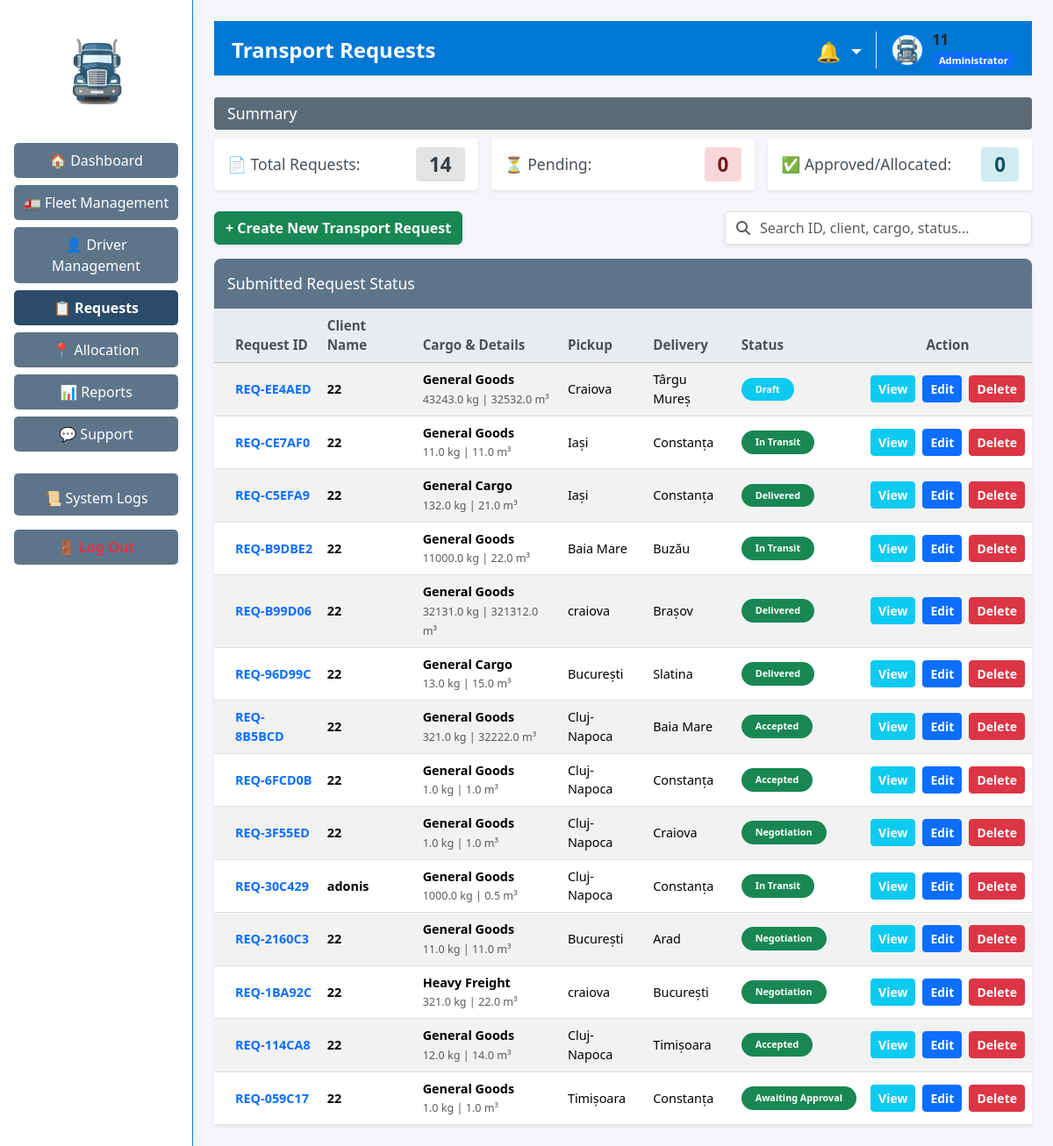
Screenshot of /requests (signed in) with the database file from the repository.
### tables this page shows
CREATE TABLE "users" (
                    id INTEGER PRIMARY KEY AUTOINCREMENT,
                    username TEXT UNIQUE NOT NULL,
                    password_hash TEXT NOT NULL,
                    role TEXT NOT NULL,
                    first_name TEXT,
                    last_name TEXT,
                    email TEXT UNIQUE,
                    phone_number TEXT,
                    date_of_birth TEXT,
                    address TEXT,
                    profile_picture TEXT,
                    failed_attempts INTEGER DEFAULT 0,
                    lockout_until TEXT
                );

CREATE TABLE "transport_requests" (
                    id TEXT PRIMARY KEY,
                    client TEXT NOT NULL,
                    cargo_type TEXT NOT NULL,
                    description TEXT NOT NULL,
                    weight REAL NOT NULL,
                    volume REAL NOT NULL,
                    pickup TEXT NOT NULL,
                    delivery TEXT NOT NULL,
                    preferred_date TEXT NOT NULL,
                    status TEXT NOT NULL,
                    vehicle_id TEXT, 
                    driver_id TEXT, 
                    vehicle_type TEXT, 
                    estimated_price REAL,
                    price_offer REAL, 
                    current_lat REAL, 
                    current_lng REAL,
                    last_modified_by TEXT DEFAULT 'System',
                    last_modified_at DATETIME DEFAULT NULL,
                    saved_route TEXT
                , allocated_by TEXT DEFAULT 'System');

### app/routes/request_routes.py (the view)
@request_bp.route('/requests', methods=['GET'])
def request_management() -> str:
    if 'user_id' not in session:
        flash("Please log in.", "danger")
        return redirect(url_for('auth.login'))
    view_data = req_logic.load_request_data()
    role = session.get('role', 'Staff')
    all_users = UserModel().get_all_users()
    customers = [u for u in all_users if u['role'] == 'Customer']
    return render_template('admin/requests.html', data=view_data, role=role, customers=customers)

### app/controllers/request_controller.py (called while the page is built)
    def load_request_data(self) -> Dict[str, Any]:
        req_data: Dict[str, Any] = {}
        try:
            req_data["summary"] = self.model.get_request_summary()
            reqs = self.model.get_all_requests()
            for r in reqs:
                r["messages"] = self.model.get_negotiation_messages(r["id"])
            req_data["requests"] = reqs
            return req_data
        except Exception as logic_error:
            logging.error(f"Error processing request data: {logic_error}")
            return {"summary": {"total": 0, "pending": 0, "approved": 0}, "requests": []}

### app/models/notification_model.py (called while the page is built)
    def get_unread_notifications(self, target1: str, target2: str = '') -> List[Dict[str, Any]]:
        try:
            with sqlite3.connect(DB_PATH) as conn:
                conn.row_factory = sqlite3.Row
                cursor = conn.execute(
                    "SELECT * FROM notifications WHERE target_role IN (?, ?, 'All') AND is_read = 0 ORDER BY timestamp DESC",
                    (str(target1).strip(), str(target2).strip())
                )
                return [dict(row) for row in cursor.fetchall()]
        except sqlite3.Error as e:
            logging.error(f"Error fetching notifications: {e}")
            return []

### app/models/request_model.py (called while the page is built)
    def get_all_requests(self) -> List[Dict[str, Any]]:
        requests_list: List[Dict[str, Any]] = []
        try:
            with sqlite3.connect(DB_PATH) as connection:
                connection.row_factory = sqlite3.Row
                db_cursor = connection.cursor()
                db_cursor.execute("SELECT * FROM transport_requests ORDER BY id DESC")
                rows = db_cursor.fetchall()
                for row in rows:
                    requests_list.append(dict(row))
                return requests_list
        except sqlite3.Error as db_error:
            logging.error(f"Error retrieving request list: {db_error}")
            return requests_list

    def get_negotiation_messages(self, r_id: str) -> List[Dict[str, Any]]:
        messages = []
        try:
            with sqlite3.connect(DB_PATH) as connection:
                connection.row_factory = sqlite3.Row
                rows = connection.execute("SELECT * FROM negotiation_chat WHERE request_id = ? ORDER BY timestamp ASC", (r_id,)).fetchall()
                for row in rows:
                    messages.append(dict(row))
                return messages
        except sqlite3.Error:
            return messages

### app/templates/admin/requests.html (shortened to what this page needs)
{% extends "layouts/admin_layout.html" %}
{% block page_header %}Transport Requests{% endblock %}
{% block content %}
<div class="section-header">Summary</div>
<div class="card-row mb-4">
    <div class="summary-card shadow-sm border-0" style="border-left: 4px solid #6c757d;">
        <span>📄 Total Requests:</span>
        <span class="badge-count bg-grey">{{ data.summary.total }}</span>
    </div>
    <div class="summary-card shadow-sm border-0" style="border-left: 4px solid #f66d9b;">
        <span>⏳ Pending:</span>
        <span class="badge-count bg-pink">{{ data.summary.pending }}</span>
    </div>
    <div class="summary-card shadow-sm border-0" style="border-left: 4px solid #17a2b8;">
        <span>✅ Approved/Allocated:</span>
        <span class="badge-count bg-teal">{{ data.summary.approved }}</span>
    </div>
</div>
<div class="d-flex justify-content-between align-items-center mb-3">
    <div>
        <button type="button" class="btn btn-success fw-bold custom-rounded shadow-sm" data-bs-toggle="modal" data-bs-target="#addRequestModal">
            + Create New Transport Request
        </button>
    </div>
    <div class="input-group shadow-sm custom-rounded" style="max-width: 350px;">
        <span class="input-group-text bg-white border-end-0"><i class="fa-solid fa-search text-muted"></i></span>
        <input type="text" id="tableSearchInput" class="form-control border-start-0 ps-0" placeholder="Search ID, client, cargo, status...">
    </div>
</div>
<div class="table-container shadow-sm border-0">
    <div class="section-header text-white" style="margin-bottom: 0; border-radius: 8px 8px 0 0; background-color: #5d758b; padding: 15px;">Submitted Request Status</div>
    <table class="table table-striped table-hover custom-table mb-0 align-middle">
        <thead class="table-light">
            <tr>
                <th class="ps-4">Request ID</th>
                <th>Client Name</th>
                <th>Cargo & Details</th>
                <th>Pickup</th>
                <th>Delivery</th>
                <th>Status</th>
                <th class="text-center">Action</th>
            </tr>
        </thead>
        <tbody>
            {% if data.requests|length == 0 %}
            <tr><td colspan="7" class="text-center py-5 text-muted">No transport requests found.</td></tr>
            {% else %}
                {% for req in data.requests %}
                <tr class="searchable-row">
                    <td class="ps-4 fw-bold text-primary">{{ req.id }}</td>
                    <td class="fw-bold">{{ req.client }}</td>
                    <td>
                        <strong>{{ req.cargo_type }}</strong><br>
                        <small class="text-muted">
                            {{ req.weight }} kg | {{ req.volume }} m³
                        </small>
                    </td>
                    <td>{{ req.pickup }}</td>
                    <td>{{ req.delivery }}</td>
                    <td><span class="badge bg-{{ 'warning text-dark' if req.status == 'Pending' else ('info' if req.status == 'Draft' else 'success') }} px-3 py-2 rounded-pill">{{ req.status }}</span></td>
                    <td class="align-middle">
                        <div class="d-flex justify-content-center gap-2">
                            <button type="button" class="btn btn-info btn-sm text-white fw-bold custom-rounded" data-bs-toggle="modal" data-bs-target="#viewModal{{ req.id }}">View</button>
                            <button type="button" class="btn btn-primary btn-sm fw-bold custom-rounded" data-bs-toggle="modal" data-bs-target="#editModal{{ req.id }}">Edit</button>
                            <form method="POST" action="{{ url_for('request_routes.delete_request', req_id=req.id) }}" style="margin:0;">
                                <button type="submit" class="btn btn-danger btn-sm fw-bold custom-rounded" onclick="return confirm('Delete this request?');">Delete</button>
                            </form>
                        </div>
                    </td>
                </tr>
                {% endfor %}
                {% endif %}
        </tbody>
    </table>
</div>
{% endblock %}

### app/templates/layouts/admin_layout.html (shortened to what this page needs)
<!DOCTYPE html>
<html lang="en">
<head>
    <link href="https://cdn.jsdelivr.net/npm/bootstrap@5.3.8/dist/css/bootstrap.min.css" rel="stylesheet">
    <link rel="stylesheet" href="https://cdnjs.cloudflare.com/ajax/libs/font-awesome/6.4.0/css/all.min.css">
    <link rel="stylesheet" href="{{ url_for('static', filename='css/style.css') }}">
</head>
<body class="bg-light">
<div class="dashboard-wrapper">
    <div class="sidebar" style="background-color: #ffffff; border-right: 1px solid #0285e9; box-shadow: 2px 0 10px rgba(0,0,0,0.05);">
        <div class="text-center mt-3 mb-4">
            <img src="{{ url_for('static', filename='img/truck.png') }}" alt="Logo" style="width: 100px;">
        </div>
        <a href="{{ url_for('dashboard.main_dashboard') }}" class="nav-btn {% if request.endpoint == 'dashboard.main_dashboard' %}active fw-bold{% endif %}">🏠 Dashboard</a>
        <a href="{{ url_for('fleet.fleet_management') }}" class="nav-btn {% if request.endpoint == 'fleet.fleet_management' %}active fw-bold{% endif %}">🚛 Fleet Management</a>
        <a href="{{ url_for('driver.driver_management') }}" class="nav-btn {% if request.endpoint == 'driver.driver_management' %}active fw-bold{% endif %}">👤 Driver Management</a>
        <a href="{{ url_for('request_routes.request_management') }}" class="nav-btn {% if request.endpoint == 'request_routes.request_management' %}active fw-bold{% endif %}">📋 Requests</a>
        <a href="{{ url_for('allocation.allocation_management') }}" class="nav-btn {% if request.endpoint == 'allocation.allocation_management' %}active fw-bold{% endif %}">📍 Allocation</a>
        <a href="{{ url_for('report_routes.reports_management') }}" class="nav-btn {% if request.endpoint == 'report_routes.reports_management' %}active fw-bold{% endif %}">📊 Reports</a>
        <a href="{{ url_for('admin_support.view_tickets') }}" class="nav-btn {% if request.endpoint == 'admin_support.view_tickets' %}active fw-bold{% endif %}">💬 Support</a>
        <a href="{{ url_for('logs.view_logs') }}" class="nav-btn {% if request.endpoint == 'logs.view_logs' %}active fw-bold{% endif %} border-top mt-3 pt-3">📜 System Logs</a>
        <a href="{{ url_for('auth.logout') }}" class="nav-btn mt-2 text-danger fw-bold">🚪 Log Out</a>
    </div>
    <div class="main-content p-4">
        <div class="top-navbar d-flex justify-content-between align-items-center mb-4 border-bottom pb-2">
            <div>
                <h2 class="h4 mb-0 fw-bold">{% block page_header %}Dashboard{% endblock %}</h2>
            </div>
            <div class="user-info d-flex align-items-center">
                <div class="dropdown d-inline-block mt-1 me-1">
                    <span class="dropdown-toggle text-decoration-none" id="notifDropdown" role="button" data-bs-toggle="dropdown" aria-expanded="false" style="cursor: pointer; position: relative; font-size: 1.4rem;">
                        🔔
                    </span>
                </div>
                <a href="{{ url_for('profile.view_profile') }}" class="text-decoration-none text-dark" style="transition: opacity 0.2s;" onmouseover="this.style.opacity='0.8'" onmouseout="this.style.opacity='1'">
                    <div class="user-profile border-start ps-3 ms-1 d-flex align-items-center" style="cursor: pointer;">
                        {% if session.get('profile_picture') and session.get('profile_picture') != '' %}
                            <img src="{{ url_for('static', filename='img/avatars/' + session.get('profile_picture')) }}"
                                 alt="Avatar"
                                 style="width: 38px; height: 38px; object-fit: cover; border-radius: 50%; border: 2px solid #007bff; margin-right: 10px; box-shadow: 0 2px 4px rgba(0,0,0,0.1);">
                        {% else %}
                            <span class="fs-3 me-2" style="line-height: 1;">👤</span>
                        {% endif %}
                        <div class="d-flex flex-column justify-content-center">
                            <span class="fw-bold" style="font-size: 1rem; line-height: 1.2;">
                                {{ session.get('username', 'Admin') }}
                            </span>
                            <span class="badge bg-primary mt-1" style="font-size: 0.70rem; align-self: flex-start;">
                                {{ session.get('role', 'Administrator') }}
                            </span>
                        </div>
                    </div>
                </a>
            </div>
        </div>
        {% block content %}
        {% endblock %}
    </div>
</div>
</body>
</html>

### app/static/css/style.css (style rules this page uses)
body { margin: 0; padding: 0; font-family: 'Segoe UI', Tahoma, Geneva, Verdana, sans-serif; }
.dashboard-wrapper { display: flex; height: 100vh; width: 100vw; overflow: hidden; background-color: #f4f6f9; }
.sidebar { width: 220px; height: 100vh; background-color: #f8f9fa; border-right: 2px solid #dee2e6; display: flex; flex-direction: column; align-items: center; padding-top: 20px; overflow-y: auto; }
.sidebar img { width: 120px; margin-bottom: 20px; }
.nav-btn { width: 85%; background-color: #5d758b; color: white; border: none; padding: 8px; margin-bottom: 8px; border-radius: 5px; text-align: center; text-decoration: none; font-weight: 500; }
.nav-btn.active { background-color: #2b4b6b; font-weight: bold; }
.main-content { flex: 1; flex-grow: 1; height: 100vh; display: flex; flex-direction: column; overflow-y: auto; padding-bottom: 50px; }
.top-navbar { background-color: #0078d4; color: white; padding: 12px 20px; display: flex; justify-content: space-between; align-items: center; font-size: 1.4rem; }
.user-info { font-size: 0.95rem; display: flex; align-items: center; gap: 8px; }
.section-header { background-color: #5d6b79; color: white; padding: 5px 15px; margin-bottom: 10px; border-radius: 4px; font-weight: 500; font-size: 1.1rem; }
.card-row { display: flex; gap: 15px; margin-bottom: 20px; }
.summary-card { flex: 1; background: white; border: 1px solid #ced4da; border-radius: 4px; padding: 10px 15px; display: flex; align-items: center; justify-content: space-between; font-size: 1.1rem; color: #495057; }
.badge-count { font-size: 1.4rem; padding: 3px 15px; border-radius: 4px; font-weight: bold; }
.bg-pink { background-color: #f8d7da; color: #721c24; }
.bg-teal { background-color: #d1ecf1; color: #0c5460; }
.bg-grey { background-color: #e2e3e5; color: #383d41; }
.table-container { background: white; border: 1px solid #ced4da; border-radius: 4px; }
.custom-table th { background-color: #e9ecef; color: #495057; font-weight: 600; font-size: 0.95rem; }
.custom-table td { font-size: 0.9rem; vertical-align: middle; }

### rows the page displays
users: get "Administrator"
transport_requests: id "REQ-EE4AED", client "22", cargo_type "General Goods", weight "43243.0", volume "32532.0", pickup "Craiova", delivery "Târgu Mureș", status "Draft"
transport_requests: id "REQ-CE7AF0", client "22", cargo_type "General Goods", weight "11.0", volume "11.0", pickup "Iași", delivery "Constanța", status "In Transit"
transport_requests: id "REQ-C5EFA9", client "22", cargo_type "General Cargo", weight "132.0", volume "21.0", pickup "Iași", delivery "Constanța", status "Delivered"
transport_requests: id "REQ-B9DBE2", client "22", cargo_type "General Goods", weight "11000.0", volume "22.0", pickup "Baia Mare", delivery "Buzău", status "In Transit"
transport_requests: id "REQ-B99D06", client "22", cargo_type "General Goods", weight "32131.0", volume "321312.0", pickup "craiova", delivery "Brașov", status "Delivered"
transport_requests: id "REQ-96D99C", client "22", cargo_type "General Cargo", weight "13.0", volume "15.0", pickup "București", delivery "Slatina", status "Delivered"
transport_requests: id "REQ-8B5BCD", client "22", cargo_type "General Goods", weight "321.0", volume "32222.0", pickup "Cluj-Napoca", delivery "Baia Mare", status "Accepted"
transport_requests: id "REQ-6FCD0B", client "22", cargo_type "General Goods", weight "1.0", volume "1.0", pickup "Cluj-Napoca", delivery "Constanța", status "Accepted"
transport_requests: id "REQ-3F55ED", client "22", cargo_type "General Goods", weight "1.0", volume "1.0", pickup "Cluj-Napoca", delivery "Craiova", status "Negotiation"
transport_requests: id "REQ-30C429", client "adonis", cargo_type "General Goods", weight "1000.0", volume "0.5", pickup "Cluj-Napoca", delivery "Constanța", status "In Transit"
transport_requests: id "REQ-2160C3", client "22", cargo_type "General Goods", weight "11.0", volume "11.0", pickup "București", delivery "Arad", status "Negotiation"
transport_requests: id "REQ-1BA92C", client "22", cargo_type "Heavy Freight", weight "321.0", volume "22.0", pickup "craiova", delivery "București", status "Negotiation"
transport_requests: id "REQ-114CA8", client "22", cargo_type "General Goods", weight "12.0", volume "14.0", pickup "Cluj-Napoca", delivery "Timișoara", status "Accepted"
transport_requests: id "REQ-059C17", client "22", cargo_type "General Goods", weight "1.0", volume "1.0", pickup "Timișoara", delivery "Constanța", status "Awaiting Approval"

### other values shown
{{ session.get('username', 'Admin') }} "11"
{{ data.summary.total }} "14"
{{ data.summary.pending }} "0"
{{ data.summary.approved }} "0"
